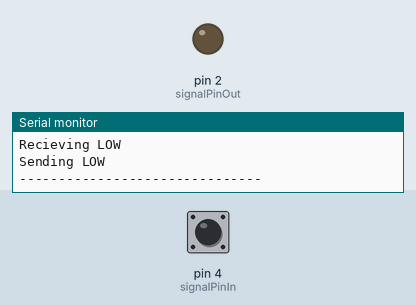
Recording of a sketch running on a simulated Arduino Uno, built with avr-gcc and run on an emulated ATmega328P. Parts: output pins drawn as LEDs (lit = HIGH), the last lines printed to the serial monitor. Inputs (shaded band) come from the test bench; at power-on: pin 4 (signalPinIn) HIGH.

Above: at 2.8 s.
2.9 s: pin 4 (signalPinIn) pulled LOW for 1.2 s
At 3.6 s:
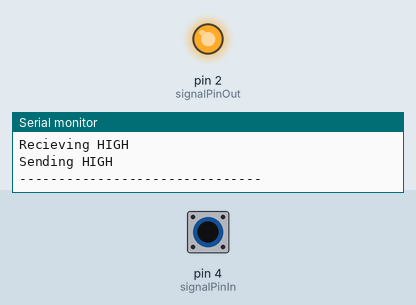
6.5 s: pin 4 (signalPinIn) pulled LOW for 3.2 s
At 11.5 s:
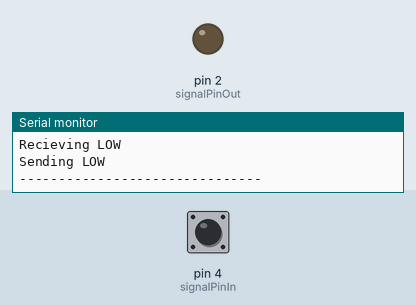
Timing chart, 0 to 13.0 s (numbered marks = the images above; inputs shaded):
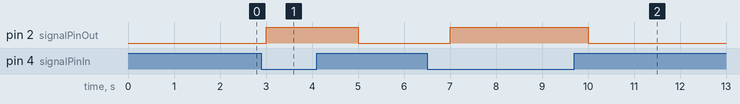

Measured:
- after the input at 2.9 s, pin 2 (signalPinOut): LOW → HIGH after 0.10 s, → LOW 2.0 s later
- after the input at 6.5 s, pin 2 (signalPinOut): LOW → HIGH after 0.50 s, → LOW 3.0 s later

The sketch:

Communication_test.ino.ino
```cpp
// Pin values
const int signalPinIn = 4;
const int signalPinOut = 2;

bool Signal;

// ################ SETUP ################
void setup() {
  Serial.begin(9600);

  pinMode(signalPinIn, INPUT_PULLUP);
  pinMode(signalPinOut, OUTPUT);


  digitalWrite(signalPinOut, LOW);

}

// ################ LOOP ################
void loop() {
  Signal = digitalRead(signalPinIn);


  // Close command is active LOW because signalPinIn uses INPUT_PULLUP
  if (Signal == false) {
      Serial.println("Recieving HIGH");
      digitalWrite(signalPinOut, HIGH);
      Serial.println("Sending HIGH");

  } else {
    Serial.println("Recieving LOW");
    digitalWrite(signalPinOut, LOW);
    Serial.println("Sending LOW");
  }

  Serial.println("-------------------------------");

  delay(1000);
}
```
